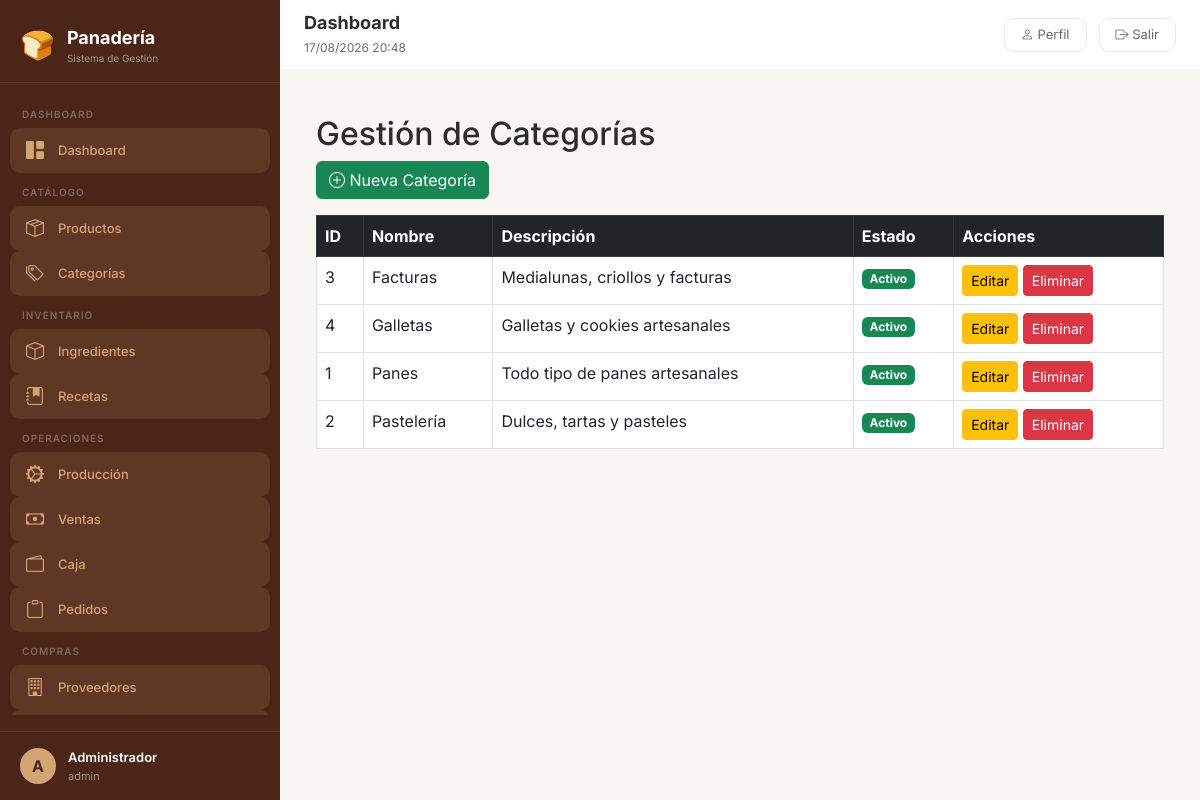
Screenshot of /index.php?modulo=categorias&accion=index (signed in) with the database file from the repository.
### tables this page shows
CREATE TABLE `categorias` (
  `id` int(11) NOT NULL,
  `nombre` varchar(100) NOT NULL,
  `descripcion` text DEFAULT NULL,
  `activo` tinyint(1) DEFAULT 1,
  `created_at` timestamp NOT NULL DEFAULT current_timestamp()
);

### config/database.php (called while the page is built, shortened)
<?php
function conectarDB() {
    try {
        $pdo = new PDO("mysql:host=" . DB_HOST . ";dbname=" . DB_NAME . ";charset=utf8", DB_USER, DB_PASS);
        $pdo->setAttribute(PDO::ATTR_ERRMODE, PDO::ERRMODE_EXCEPTION);
        return $pdo;
    } catch (PDOException $e) {
        die("Error de conexión: " . $e->getMessage());
    }
}
?>

### controllers/CategoriasController.php (called while the page is built, shortened)
<?php
require_once __DIR__ . '/../models/Categoria.php';
require_once __DIR__ . '/../includes/funciones.php';
class CategoriasController {
    private $modelo;
    public function __construct() {
        $this->modelo = new Categoria();
    }
    public function index() {
        $categorias = $this->modelo->obtenerTodos(false);
        include 'includes/header.php';
        include 'views/categorias/index.php';
        include 'includes/footer.php';
    }
}
?>

### includes/funciones.php (called while the page is built, shortened)
<?php
function tieneRol($rolNombre) {
    return isset($_SESSION['rol']) && $_SESSION['rol'] === $rolNombre;
}
function esAdmin() {
    return tieneRol('admin');
}
?>

### models/categoria.php (called while the page is built, shortened)
<?php
require_once __DIR__ . '/../config/database.php';
class Categoria {
    private $pdo;
    public function __construct() {
        $this->pdo = conectarDB();
    }
    public function obtenerTodos($activos = true) {
        $sql = "SELECT * FROM categorias";
        $sql .= " ORDER BY nombre";
        $stmt = $this->pdo->query($sql);
        return $stmt->fetchAll(PDO::FETCH_ASSOC);
    }
}
?>

### views/categorias/index.php (the view, shortened to what this page needs)
<div class="container mt-4">
    <h2>Gestión de Categorías</h2>
    <?php if (esAdmin() || tieneRol('panadero')): ?>
        <a href="index.php?modulo=categorias&accion=crear" class="btn btn-success mb-3">
            <i class="bi bi-plus-circle"></i> Nueva Categoría
        </a>
    <?php endif; ?>
    <div class="table-responsive">
        <table class="table table-bordered table-hover">
            <thead class="table-dark">
                <tr>
                    <th>ID</th>
                    <th>Nombre</th>
                    <th>Descripción</th>
                    <th>Estado</th>
                    <th>Acciones</th>
                </tr>
            </thead>
            <tbody>
                <?php if (empty($categorias)): ?>
                    <tr><td colspan="5" class="text-center">No hay categorías registradas.</td></tr>
                <?php else: ?>
                    <?php foreach ($categorias as $categoria): ?>
                        <tr>
                            <td><?= $categoria['id'] ?></td>
                            <td><?= htmlspecialchars($categoria['nombre']) ?></td>
                            <td><?= htmlspecialchars($categoria['descripcion']) ?></td>
                            <td>
                                <span class="badge <?= $categoria['activo'] ? 'bg-success' : 'bg-danger' ?>">
                                    <?= $categoria['activo'] ? 'Activo' : 'Inactivo' ?>
                                </span>
                            </td>
                            <td>
                                <?php if (esAdmin() || tieneRol('panadero')): ?>
                                    <a href="index.php?modulo=categorias&accion=editar&id=<?= $categoria['id'] ?>" class="btn btn-sm btn-warning">Editar</a>
                                    <a href="index.php?modulo=categorias&accion=eliminar&id=<?= $categoria['id'] ?>" class="btn btn-sm btn-danger" onclick="return confirm('¿Eliminar esta categoría?')">Eliminar</a>
                                <?php else: ?>
                                    <span class="text-muted">Solo lectura</span>
                                <?php endif; ?>
                            </td>
                        </tr>
                    <?php endforeach; ?>
                <?php endif; ?>
            </tbody>
        </table>
    </div>
</div>

### index.php (shortened to what this page needs)
<?php
require_once 'includes/funciones.php';
require_once 'config/database.php';
$modulo = isset($_GET['modulo']) ? $_GET['modulo'] : 'dashboard';
$accion = isset($_GET['accion']) ? $_GET['accion'] : 'index';
if ($modulo === 'dashboard') {
    include 'includes/header.php';
    include 'views/dashboard/index.php';
    include 'includes/footer.php';
} else {
    $controladorArchivo = 'controllers/' . ucfirst($modulo) . 'Controller.php';
    if (file_exists($controladorArchivo)) {
        $nombreClase = ucfirst($modulo) . 'Controller';
        if (class_exists($nombreClase)) {
            $controller = new $nombreClase();
            if (method_exists($controller, $accion)) {
                $controller->$accion();
            } else {
                $controller->index();
            }
        } else {
            die("Controlador no encontrado.");
        }
    } else {
        die("Módulo no existe.");
    }
}
?>

### includes/header.php (shortened to what this page needs)
<!DOCTYPE html>
<html lang="es">
<head>
    <link href="https://cdn.jsdelivr.net/npm/bootstrap@5.3.0/dist/css/bootstrap.min.css" rel="stylesheet">
    <link rel="stylesheet" href="https://cdn.jsdelivr.net/npm/bootstrap-icons@1.11.0/font/bootstrap-icons.css">
    <link rel="stylesheet" href="assets/css/estilo.css">
</head>
<body>
<aside class="sidebar">
    <div class="sidebar-brand">
        <span class="brand-icon">🍞</span>
        <div>
            <span class="brand-text">Panadería</span>
            <span class="brand-sub">Sistema de Gestión</span>
        </div>
    </div>
    <ul class="sidebar-menu">
        <li class="menu-label">Dashboard</li>
        <li class="nav-item">
            <a class="nav-link <?= ($modulo ?? 'dashboard') == 'dashboard' ? 'active' : '' ?>" href="index.php?modulo=dashboard">
                <i class="bi bi-grid-1x2-fill"></i> Dashboard
            </a>
        </li>
        <li class="menu-label">Catálogo</li>
        <li class="nav-item">
            <a class="nav-link <?= ($modulo ?? '') == 'productos' ? 'active' : '' ?>" href="index.php?modulo=productos&accion=index">
                <i class="bi bi-box-seam"></i> Productos
            </a>
        </li>
        <li class="nav-item">
            <a class="nav-link <?= ($modulo ?? '') == 'categorias' ? 'active' : '' ?>" href="index.php?modulo=categorias&accion=index">
                <i class="bi bi-tags"></i> Categorías
            </a>
        </li>
        <li class="menu-label">Inventario</li>
        <li class="nav-item">
            <a class="nav-link <?= ($modulo ?? '') == 'ingredientes' ? 'active' : '' ?>" href="index.php?modulo=ingredientes&accion=index">
                <i class="bi bi-box"></i> Ingredientes
            </a>
        </li>
        <li class="nav-item">
            <a class="nav-link <?= ($modulo ?? '') == 'recetas' ? 'active' : '' ?>" href="index.php?modulo=recetas&accion=index">
                <i class="bi bi-journal-bookmark-fill"></i> Recetas
            </a>
        </li>
        <li class="menu-label">Operaciones</li>
        <li class="nav-item">
            <a class="nav-link <?= ($modulo ?? '') == 'produccion' ? 'active' : '' ?>" href="index.php?modulo=produccion&accion=index">
                <i class="bi bi-gear-wide-connected"></i> Producción
            </a>
        </li>
        <li class="nav-item">
            <a class="nav-link <?= ($modulo ?? '') == 'ventas' ? 'active' : '' ?>" href="index.php?modulo=ventas&accion=index">
                <i class="bi bi-cash"></i> Ventas
            </a>
        </li>
        <li class="nav-item">
            <a class="nav-link <?= ($modulo ?? '') == 'caja' ? 'active' : '' ?>" href="index.php?modulo=caja&accion=index">
                <i class="bi bi-wallet2"></i> Caja
            </a>
        </li>
        <?php if (esAdmin() || tieneRol('encargado') || tieneRol('vendedor')): ?>
        <li class="nav-item">
            <a class="nav-link <?= ($modulo ?? '') == 'pedidos' ? 'active' : '' ?>" href="index.php?modulo=pedidos&accion=index">
                <i class="bi bi-clipboard"></i> Pedidos
            </a>
        </li>
        <?php endif; ?>
        <li class="menu-label">Compras</li>
        <li class="nav-item">
            <a class="nav-link <?= ($modulo ?? '') == 'proveedores' ? 'active' : '' ?>" href="index.php?modulo=proveedores&accion=index">
                <i class="bi bi-building"></i> Proveedores
            </a>
        </li>
        <li class="nav-item">
            <a class="nav-link <?= ($modulo ?? '') == 'compras' ? 'active' : '' ?>" href="index.php?modulo=compras&accion=index">
            </a>
        </li>
    </ul>
    <div class="sidebar-footer">
        <div class="user-info">
            <div class="user-avatar"><?= strtoupper(substr($_SESSION['usuario_nombre'] ?? 'U', 0, 1)) ?></div>
            <div>
                <div class="user-name"><?= htmlspecialchars($_SESSION['usuario_nombre'] ?? 'Usuario') ?></div>
                <div class="user-role"><?= htmlspecialchars($_SESSION['rol'] ?? 'Sin rol') ?></div>
            </div>
        </div>
    </div>
</aside>
<div class="main-content">
    <div class="top-bar">
        <div class="d-flex align-items-center gap-3">
            <div class="page-title">
                <h4>
                    <?php
                    $titulos = [
                        'dashboard' => 'Dashboard',
                        'productos' => 'Productos',
                        'categorias' => 'Categorías',
                        'ingredientes' => 'Ingredientes',
                        'recetas' => 'Recetas',
                        'produccion' => 'Producción',
                        'ventas' => 'Ventas',
                        'caja' => 'Caja',
                        'pedidos' => 'Pedidos',
                        'proveedores' => 'Proveedores',
                        'compras' => 'Compras',
                        'mermas' => 'Mermas',
                        'reportes' => 'Reportes',
                        'usuarios' => 'Usuarios',
                        'roles' => 'Roles y Permisos'
                    ];
                    $modulo_actual = $modulo ?? 'dashboard';
                    echo $titulos[$modulo_actual] ?? ucfirst($modulo_actual);
                    ?>
                </h4>
                <small><?= date('d/m/Y H:i') ?></small>
            </div>
        </div>
        <div class="top-actions">
            <a href="index.php?modulo=usuarios&accion=perfil" class="btn-perfil">
                <i class="bi bi-person"></i> Perfil
            </a>
            <a href="logout.php" class="btn-logout">
                <i class="bi bi-box-arrow-right"></i> Salir
            </a>
        </div>
    </div>
    <div class="content-wrapper">

### includes/footer.php (shortened to what this page needs)
    </div>
</div>
</body>
</html>

### assets/css/estilo.css (style rules this page uses)
:root { --primary: #6C3A2A; --primary-dark: #4A2518; --primary-light: #8B5A4A; --secondary: #D4A574; --accent: #E8C99B; --success: #2D8B46; --warning: #E8A838; --danger: #C0392B; --info: #2D7D8B; --bg-light: #F8F6F3; --bg-white: #FFFFFF; --text-dark: #2C2C2C; --text-gray: #6B6B6B; --text-light: #A8A8A8; --shadow: 0 4px 20px rgba(0, 0, 0, 0.08); --shadow-hover: 0 8px 30px rgba(0, 0, 0, 0.15); --radius: 16px; --radius-sm: 10px; --transition: all 0.3s cubic-bezier(0.4, 0, 0.2, 1); }
* { margin: 0; padding: 0; box-sizing: border-box; }
body { font-family: 'Inter', sans-serif; background: var(--bg-light); color: var(--text-dark); min-height: 100vh; display: flex; margin: 0; }
.sidebar { width: 280px; min-height: 100vh; background: var(--primary-dark); color: white; position: fixed; top: 0; left: 0; bottom: 0; z-index: 1000; transition: transform 0.3s ease; overflow-y: auto; display: flex; flex-direction: column; }
.sidebar-brand { padding: 24px 20px 16px; border-bottom: 1px solid rgba(255, 255, 255, 0.08); display: flex; align-items: center; gap: 12px; flex-shrink: 0; }
.sidebar-brand .brand-icon { font-size: 28px; }
.sidebar-brand .brand-text { font-size: 18px; font-weight: 700; }
.sidebar-brand .brand-sub { font-size: 10px; opacity: 0.5; display: block; }
.sidebar-menu { padding: 12px 10px; flex: 1; overflow-y: auto; }
.sidebar-menu .menu-label { font-size: 10px; text-transform: uppercase; letter-spacing: 1px; opacity: 0.3; padding: 12px 12px 6px; font-weight: 600; }
.sidebar-menu .nav-item { list-style: none; }
.sidebar-menu .nav-link { display: flex; align-items: center; gap: 12px; padding: 9px 14px; color: rgba(255, 255, 255, 0.6); text-decoration: none; border-radius: var(--radius-sm); transition: var(--transition); font-size: 13px; font-weight: 500; }
.sidebar-menu .nav-link.active { background: rgba(212, 165, 116, 0.15); color: var(--secondary); }
.sidebar-menu .nav-link i { font-size: 18px; width: 22px; text-align: center; }
.sidebar-footer { padding: 16px 20px; border-top: 1px solid rgba(255, 255, 255, 0.08); flex-shrink: 0; }
.sidebar-footer .user-info { display: flex; align-items: center; gap: 12px; }
.sidebar-footer .user-avatar { width: 36px; height: 36px; border-radius: 50%; background: var(--secondary); display: flex; align-items: center; justify-content: center; font-size: 16px; font-weight: 700; color: var(--primary-dark); flex-shrink: 0; }
.sidebar-footer .user-name { font-size: 13px; font-weight: 600; }
.sidebar-footer .user-role { font-size: 11px; opacity: 0.5; }
.main-content { margin-left: 280px; flex: 1; min-height: 100vh; display: flex; flex-direction: column; }
.top-bar { background: var(--bg-white); padding: 12px 24px; border-bottom: 1px solid rgba(0, 0, 0, 0.06); display: flex; justify-content: space-between; align-items: center; flex-shrink: 0; flex-wrap: wrap; gap: 8px; }
.top-bar .page-title h4 { font-weight: 700; font-size: 18px; margin: 0; }
.top-bar .page-title small { font-size: 12px; color: var(--text-gray); }
.top-actions { display: flex; align-items: center; gap: 12px; }
.top-actions .btn-perfil, .top-actions .btn-logout { background: none; border: 1px solid #e8e8e8; padding: 6px 16px; border-radius: var(--radius-sm); color: var(--text-gray); font-size: 13px; text-decoration: none; transition: var(--transition); }
.content-wrapper { padding: 20px 24px 40px; flex: 1; }

### rows the page displays
categorias: id "3", nombre "Facturas", descripcion "Medialunas, criollos y facturas", activo "Activo"
categorias: id "4", nombre "Galletas", descripcion "Galletas y cookies artesanales", activo "Activo"
categorias: id "1", nombre "Panes", descripcion "Todo tipo de panes artesanales", activo "Activo"
categorias: id "2", nombre "Pastelería", descripcion "Dulces, tartas y pasteles", activo "Activo"

### other values shown
substr($_SESSION['usuario_nombre'] ?? 'U', 0, 1) "A"
$_SESSION['usuario_nombre'] "Administrador"
$_SESSION['rol'] "admin"
$titulos[$modulo_actual] "Dashboard"
